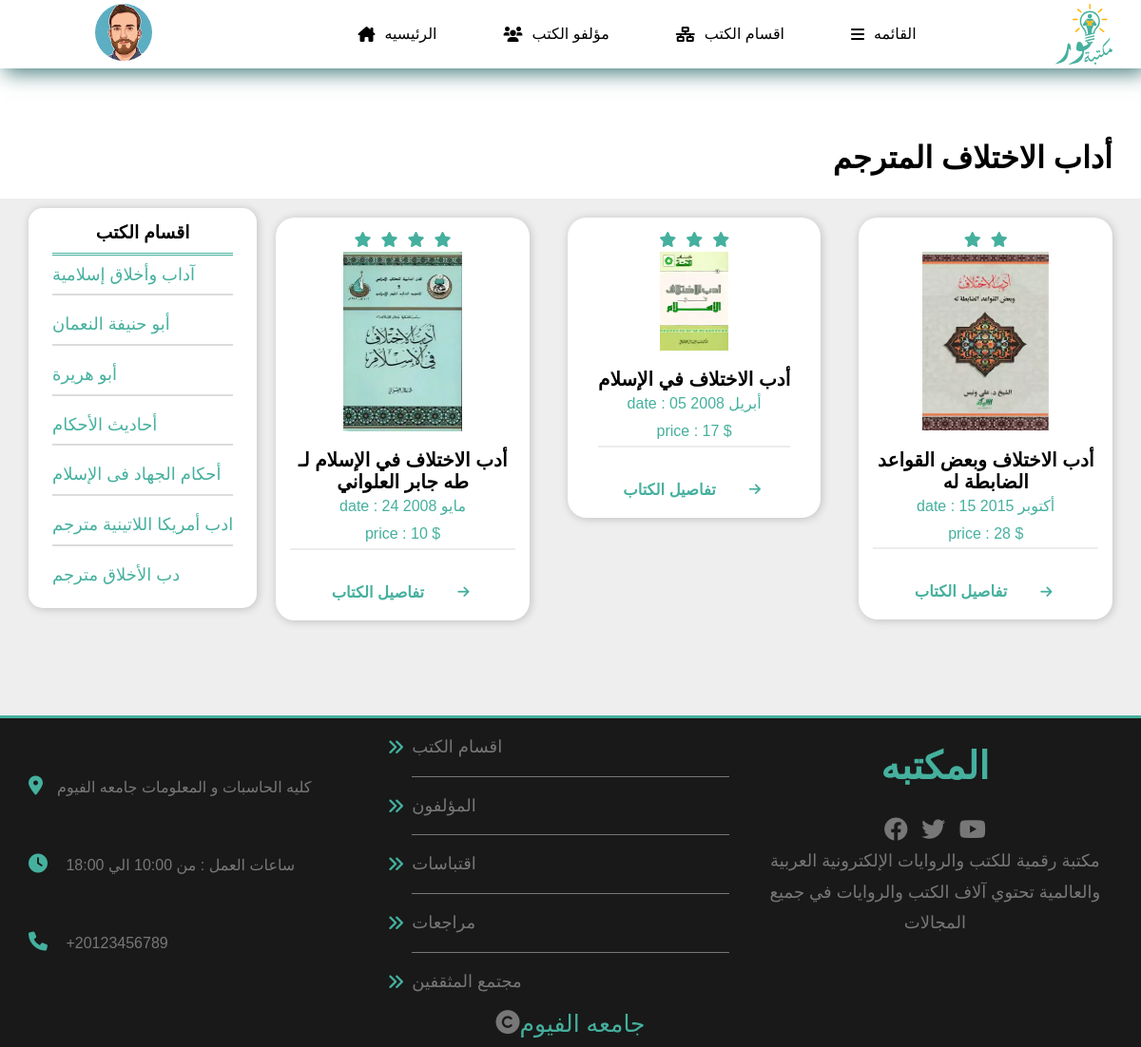
Page /Etiquette_of_difference_translated on the committed database.
### tables this page shows
CREATE TABLE "Sections_parts" (
	"id_sec"	int FOREIGNKEY,
	"part_sections"	varchar(255) NOT NULL,
	FOREIGN KEY("id_sec") REFERENCES "Customers"("sec_i")
);

CREATE TABLE "books" (
	"Book_id"	int IDENTITY(100, 1),
	"book_name"	varchar(255),
	"link"	char(100),
	"rate"	int,
	"book_date"	VARCHAR(255),
	"price"	INTEGER,
	"Description"	varchar(1000),
	"author_id"	int FOREIGNKEY,
	"link_book"	BLOB,
	"quantity_book"	INTEGER,
	PRIMARY KEY("Book_id"),
	FOREIGN KEY("author_id") REFERENCES "Authors"("author_id")
);

### myproject/app.py (the view)
@app.route('/Etiquette_of_difference_translated')
def Etiquette_of_difference_translated() :
    con=get_db().cursor()
    con.execute(f"select part_sections from Sections_parts limit 7;  ")
    data=con.fetchall()
    con.execute('select * from books where author_id=9')
    rows=con.fetchall()
    con.close()
    return render_template('Etiquette_of_difference_translated.html',data=data ,rows=rows)

### myproject/database.py (called while the page is built)
def get_db() :
    con=sqlite3.connect("tables.sqlite")
    con.row_factory=sqlite3.Row
    return con

### myproject/templates/Etiquette_of_difference_translated.html (shortened to what this page needs)
<!DOCTYPE html>
<html>
<head>
    <link rel="stylesheet" href="../../CSS/all.min.css">
    <link rel="stylesheet" href="../../CSS/pages.css">
    <link rel="stylesheet" href="../../CSS/normalize.css">
    <link rel="stylesheet" href="{{url_for('static', filename= 'css/all.min_page_sections_quotations.css')}}">
    <link rel="stylesheet" href="{{url_for('static', filename= 'css/pages.css')}}">
    <link rel="stylesheet" href="{{url_for('static', filename= 'css/normalize_page_sections_quotations.css')}}">
    <link rel="stylesheet" href="{{url_for('static' , filename='css/all.min_main_details.css')}}">
    <link rel="stylesheet" href="{{url_for('static' , filename='css/normalize__main_details.css')}}">
    <link rel="stylesheet" href="{{url_for('static' , filename='css/style__main_details.css')}}">
</head>
<body>
    <div class="header">
        <div class="container">
            <div class="settings">
                <img class='avatar' src="/static/upload/images/avatar-05.png" alt="logo">
            </div>
            <ul class="main-nav">
                <li class="hid"><a href="{{url_for('home_pages')}}"> <i
                            class="fa-solid fa-house-chimney"></i>الرئيسيه</a>
                </li>
                <li class="hid"> <a href="{{url_for('authors_page')}}"><i class="fa-sharp fa-solid fa-users"></i>مؤلفو
                        الكتب </a> </li>
                <li class="hid"><a href="{{url_for('sections_page')}}"><i class="fa-solid fa-network-wired"></i>اقسام
                        الكتب</a> </li>
                <li class="spec">
                    <a class="mainLink" href="#" id="test"> <i class="fa-solid fa-bars"></i>القائمه</a>
                </li>
            </ul>
            <a href="{{url_for('home_pages')}}" class="logo"> <img src="/static/upload/images/main.svg" style="width: 60px;
                margin: 20px auto;" alt="logo"></a>
        </div>
    </div>
    <h1 class="adders" style="text-align: right;margin-right: 30px; line-height:1.3;margin-top: 74px;">أداب الاختلاف المترجم</h1>
    <div class="content">
        <div class="container">
            <div class="sidebar">
                <h3>اقسام الكتب</h3>
                <ul>
                    {% for row in data %}
                    <li>{{row.part_sections}}</li>
                    {% endfor %}
                </ul>
            </div>
            <div class="mainContent">
                <div class="books">
                    {% for row in rows %}
                    <div class="card">
                        <div class="rate">
                            {% for x in range(0 ,row.rate) %}
                            <i class="fa-sharp fa-solid fa-star"></i>
                            {% endfor %}
                        </div>
                        <div class="image">
                            <img src="{{url_for('static', filename= 'upload/images/' + row.link)}}" alt="logo">
                        </div>
                        <div class="text">
                            <h2>{{row.book_name}}</h2>
                            <p>date : {{row.book_date}}</p>
                            <p>price : {{row.price}} $</p>
                        </div>
                        <a href="{{url_for('Details_of_books' , id_book=row.book_id)}}">
                            <div class="info">
                                <h3>تفاصيل الكتاب</h3>
                                <i class="fa-solid fa-arrow-right"></i>
                            </div>
                        </a>
                    </div>
                    {% endfor %}
                </div>
            </div>
        </div>
    </div>
    <div class="footer">
        <div class="container">
            <div class="box third">
                <div class="adress">
                    <p> <i class="fa-solid fa-location-dot"></i>كليه الحاسبات و المعلومات جامعه الفيوم</p>
                </div>
                <div class="time">
                    <p>
                        <i class="fa-solid fa-clock"></i>
                        ساعات العمل : من 10:00 الي 18:00
                    </p>
                </div>
                <div class="phone">
                    <p><i class="fa-solid fa-phone"></i>
                        +20123456789</p>
                </div>
            </div>
            <div class="box Second">
                <ul>
                    <li>اقسام الكتب</li>
                    <li>المؤلفون</li>
                    <li>اقتباسات</li>
                    <li>مراجعات</li>
                    <li>مجتمع المثقفين</li>
                </ul>
            </div>
            <div class="box first">
                <h1>المكتبه</h1>
                <div class="social">
                    <i class="fa-brands fa-facebook"></i>
                    <i class="fa-brands fa-twitter"></i>
                    <i class="fa-brands fa-youtube"></i>
                </div>
                <p> مكتبة رقمية للكتب والروايات الإلكترونية العربية والعالمية تحتوي آلاف الكتب والروايات في جميع
                    المجالات
                </p>
            </div>
        </div>
        <p class="rights">
            <i class="fa-solid fa-copyright"></i>
            <span>جامعه الفيوم</span>
        </p>
    </div>
</body>
</html>

### myproject/myproject/static/css/pages.css (style rules this page uses)
:root { --main-color:#45b09e; --main-color-alt: #326d6cde; --main-transition: 0.3s; --main-padding-top: 100px; --main-padding-bottom: 100px; }
* { box-sizing: border-box; padding: 0; margin: 0; }
html { scroll-behavior: smooth; }
body { font-family: 'Open Sans', sans-serif; font-family: 'Work Sans', sans-serif; }
a { color: #45b09e; text-decoration: none; }
ul { list-style: none; }
.container { padding-left: 15px; padding-right: 15px; margin-left: auto; margin-right: auto; }
@media (min-width:768px) { .container { width: 750px; } }
@media (min-width:992px) { .container { width: 970px; } }
@media (min-width:1200px) { .container { width: 1170px; } }
.header { background-color: white; box-shadow: 0 0 10px #ddd; position: relative; box-shadow:5px 5px 20px var(--main-color-alt) ; }
.header .container { display: flex; justify-content: space-between; align-items: center; flex-wrap: wrap; position: relative; }
.header .container .settings { width: fit-content; text-align: center; }
.header .container .settings .avatar { width: 30%; border-radius: 30px; }
.header .logo { color: var(--main-color); font-weight: 700; font-size: 25px; height: 72px; display: flex; justify-content: center; align-items: center; }
.header .main-nav { display: flex; }
.main-nav>li>a { display: flex; justify-content: center; align-items: center; height: 72px; position: relative; color: black; padding: 0 35px; transition: var(--main-transition); overflow: hidden; }
.main-nav>li>a::before { content: ""; position: absolute; width: 100%; height: 4px; top: 0; left: -100%; background-color: var(--main-color); transition: var(--main-transition); }
.main-nav li a i { padding-right: 10px; }
.content { background-color: #eee; padding-top: 10px; }
.content .container { display: flex; gap: 20px; }
.sidebar { background-color: white; box-shadow: 1px 1px 10px rgb(0 0 0 / 20%); padding: 15px 25px; height:max-content; position: sticky; top: 10px; border-radius: 15px; }
.sidebar h3 { padding-bottom: 10px; text-align: center; border-bottom: 3px double var(--main-color); }
.sidebar ul { display: flex; flex-direction: column; gap: 10px; color: var(--main-color); font-size: 18px; }
.sidebar ul li { transition: var(--main-transition); padding: 10px 0; }
.sidebar ul li:not(:last-child) { border-bottom: 2px solid #DCDCDC; }
.mainContent { flex-grow: 2; display: flex; flex-direction: column; justify-content: space-between; }
.books { padding-top: 10px; padding-bottom: var(--main-padding-top); display: grid; grid-template-columns: repeat(auto-fill, minmax(200px, 1fr)); gap: 40px; }
.card .image img { width: 50%; }
.books .card { transition: 0.5s; box-shadow: 1px 1px 10px rgb(0 0 0 / 20%); border-radius: 20px; overflow: hidden; display: flex; flex-direction: column; justify-content: center; align-items: center; text-align: center; height: fit-content; background-color: white; }
.card .rate { padding-top: 10px; display: flex; justify-content: center; color: var(--main-color); }
.card .rate i { margin: 5px; }
.card .text { margin: 15px; border-bottom: 2px solid #ececec; text-align: center; }
.card .text h2 { font-weight: bold; font-size: 20px; }
.card .text p { color: var(--main-color); line-height: 1.8; }
.card .info { display: flex; justify-content: space-between; align-items: center; color: var(--main-color); font-size: 14px; }
.card .info h3 { margin: 20px 15px; }
.card .info i { margin: 15px 20px; transition: 0.3s; animation: anim-arr 0.5s infinite linear; }

### rows in the picture
Sections_parts: part_sections "آداب وأخلاق إسلامية"
Sections_parts: part_sections "أبو حنيفة النعمان"
Sections_parts: part_sections "أبو هريرة"
Sections_parts: part_sections "أحاديث الأحكام"
Sections_parts: part_sections "أحكام الجهاد فى الإسلام"
Sections_parts: part_sections "ادب أمريكا اللاتينية مترجم"
Sections_parts: part_sections "دب الأخلاق مترجم"
books: rate 4 (drawn), link (picture), book_name "أدب الاختلاف في الإسلام لـ طه جابر العلواني", book_date "24 مايو 2008", price "10"
books: rate 3 (drawn), link (picture), book_name "أدب الاختلاف في الإسلام", book_date "05 أبريل 2008", price "17"
books: rate 2 (drawn), link (picture), book_name "أدب الاختلاف وبعض القواعد الضابطة له", book_date "15 أكتوبر 2015", price "28"
